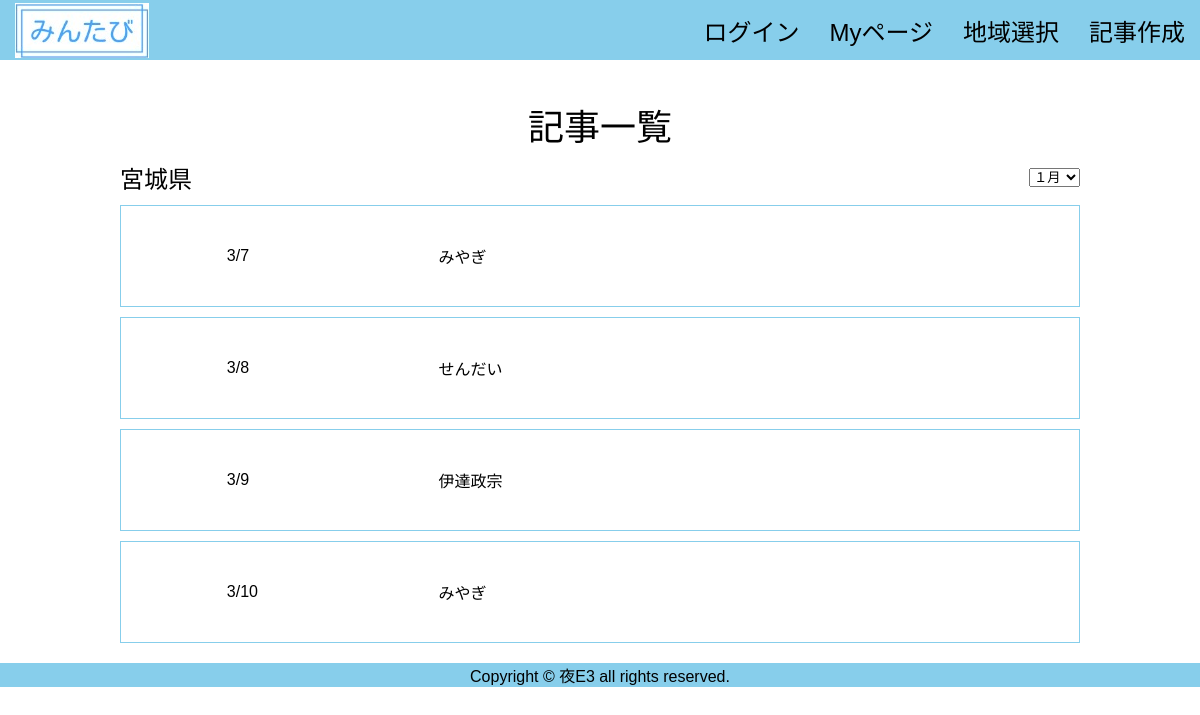
The page /thread/4 on the database as committed earlier.
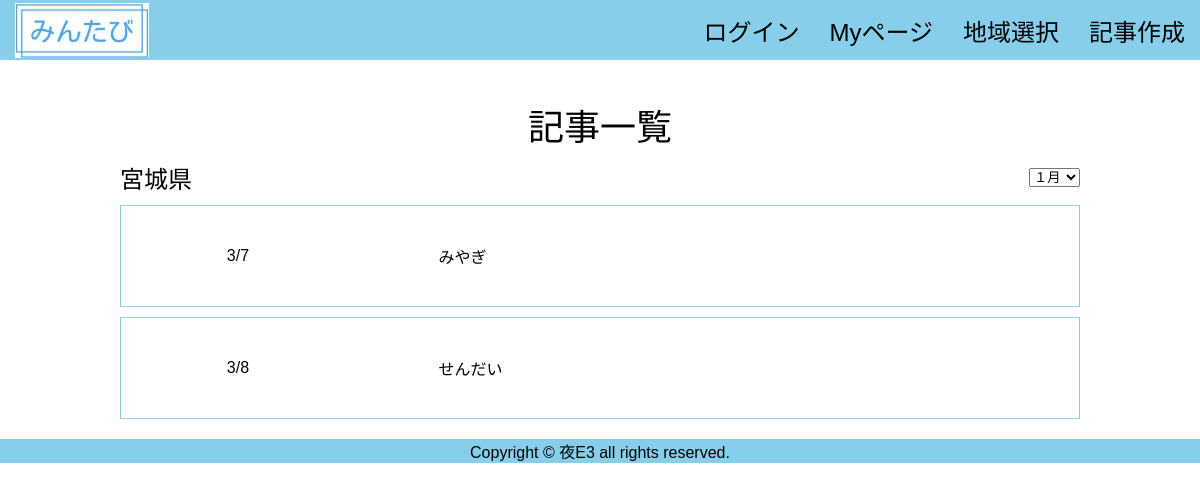
The same page on the database as committed later.
### tables this page shows
CREATE TABLE "page" (
	"ID"	INTEGER PRIMARY KEY AUTOINCREMENT,
	"userID"	INTEGER,
	"editPASS"	TEXT,
	"title"	TEXT,
	"prefectures"	INTEGER,
	"month"	INTEGER,
	"date"	INTEGER,
	"flag"	INTEGER,
	"period"	TEXT
);

### app.py (the view)
@app.route('/thread/<int:areaid>', methods=["GET"])
def thread(areaid):
    conn = sqlite3.connect('flaskapp.db')
    c = conn.cursor()
    c.execute("select area from Prefecture where No=?", (areaid,))
    area = c.fetchone()
    c.execute(
        "select month, date, title from page where flag=0 and prefectures=?", (areaid,))
    page = []
    for row in c.fetchall():
        page.append({"month": row[0], "date": row[1], "title": row[2]})
    c.close()
    print(area)
    print(page)
    return render_template('thread.html', page=page, area=area)

### templates/thread.html (shortened to what this page needs)
<!DOCTYPE html>
{% extends 'base.html' %}
{% block content %}
    <div class="title">記事一覧</div>
    <div class="thread_box">
      <div class="area"><p>{{area[0]}}</p></div>
      <div class="month">
        <form action="#" method="post">
          <select name="month">
            <option value="1">１月</option>
          </select>
        </form>
      </div>
    </div>
   {% for item in page %}
   <div class="thread_box2">
     <div class="item1">{{item["month"]}}/{{item["date"]}}</div>
     <div class="item2">{{item["title"]}}</div>
   </div>
   {% endfor %}
{% endblock %}

Rows that differ between the two databases and show on the page:
no longer on this page (row edited): page: month "3", date "9", title "伊達政宗"
no longer on this page (row edited): page: month "3", date "10", title "みやぎ"
